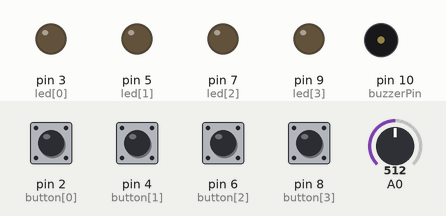
Recording of a sketch running on a simulated Arduino Uno, built with avr-gcc and run on an emulated ATmega328P. On the bench: output pins drawn as LEDs (lit = HIGH), buzzer (waves = sounding). Dashed ring = blinking. The test bench sets the inputs (shaded band); at power-on: pin 2 (button[0]), pin 4 (button[1]), pin 6 (button[2]), pin 8 (button[3]) HIGH, A0 = 512. Random numbers use the default seed unless the sketch sets one.

Above: at 3.5 s.
3.6 s: pin 8 (button[3]) pulled LOW for 0.15 s
At 3.72 s:
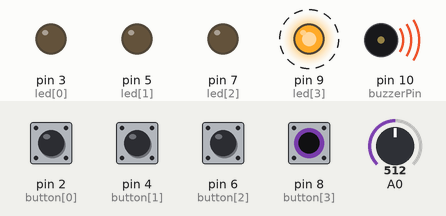
6.7 s: pin 8 (button[3]) pulled LOW for 1 s
At 8.9 s:
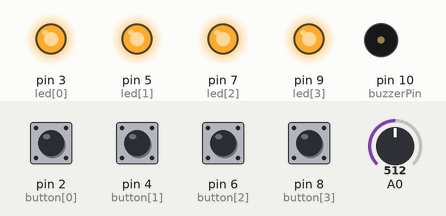
9.6 s: pin 2 (button[0]) pulled LOW for 0.15 s
At 10.55 s:
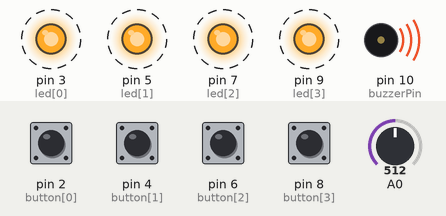
12.6 s: pin 2 (button[0]) pulled LOW for 1 s
Timing chart, 0 to 15.7 s (numbered marks = the images above; inputs shaded):
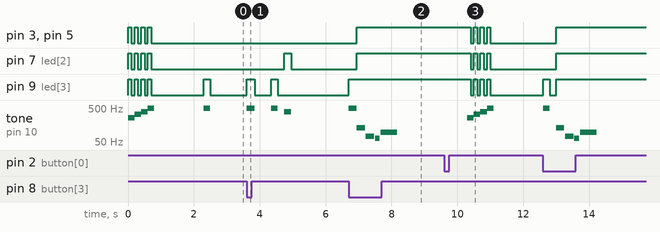

The sketch:

simon_says_game.ino
```cpp
int button[] = {2,4,6,8};   // Definição dos pinos dos botões.
int led[] = {3,5,7,9};      // Definição dos pinos dos LEDs.
int tones[] = {262, 330, 392, 494};  // Notas associadas a cada LED/botão.

int roundsToWin = 10;       // Número de rodadas que o jogador deve vencer para ganhar.
int buttonSequence[16];     // Array que armazenará a sequência de botões que o jogador deve seguir.

int buzzerPin = 10;         // Pino conectado ao buzzer.
int pressedButton = 4;      // Variável para armazenar o botão pressionado (4 indica que nenhum botão foi pressionado).
int roundCounter = 1;       // Contador de rodadas.

long startTime = 0;         // Armazena o tempo de início para controle de tempo.
long timeLimit = 2000;      // Tempo limite em milissegundos para pressionar um botão.

boolean gameStarted = false;  // Indica se o jogo já começou.

void setup(){
  // Configura os pinos dos botões como entrada com resistores de pull-up.
  pinMode(button[0], INPUT_PULLUP);
  pinMode(button[1], INPUT_PULLUP);
  pinMode(button[2], INPUT_PULLUP);
  pinMode(button[3], INPUT_PULLUP);

  // Configura os pinos dos LEDs como saída.
  pinMode(led[0], OUTPUT);
  pinMode(led[1], OUTPUT);
  pinMode(led[2], OUTPUT);
  pinMode(led[3], OUTPUT);

  pinMode(buzzerPin, OUTPUT);  // Configura o pino do buzzer como saída.
}

void loop(){
  if (gameStarted == false){    // Se o jogo ainda não começou.
    startSequence();            // Executa a sequência de início.
    roundCounter = 0;           // Reseta o contador de rodadas.
    delay(1500);                // Aguarda um segundo e meio.
    gameStarted = true;         // Marca o início do jogo.
  }

  // Cada rodada, começa piscando a sequência de botões a ser repetida.
  for(int i=0; i <= roundCounter; i++){   // Percorre o array até a rodada atual.
    flashLED(buttonSequence[i]);          // Acende o LED correspondente e toca o som.
    delay(200);                           // Aguarda.
    allLEDoff();                          // Apaga todos os LEDs.
    delay(200);
  }

  // O jogador deve repetir a sequência pressionando os botões corretos.
  for(int i=0; i <= roundCounter; i++){   // Para cada botão da sequência.
    startTime = millis();                 // Armazena o tempo de início.

    while(true){  // Loop até o jogador pressionar um botão ou o tempo acabar.

      pressedButton = buttonCheck();      // Verifica qual botão foi pressionado.

      if (pressedButton < 4){             // Se algum botão foi pressionado.
        flashLED(pressedButton);          // Acende o LED correspondente.

        if(pressedButton == buttonSequence[i]){   // Se o botão pressionado está correto.
          delay(250);                   // Mantém o LED aceso por um momento.
          allLEDoff();                  // Apaga todos os LEDs.
          break;                        // Sai do loop while e vai para o próximo botão.
        } else {                        // Se o botão pressionado está incorreto.
          loseSequence();               // Executa a sequência de perda.
          break;                        // Sai do loop while e reinicia o jogo.
        }
      } else {                          // Se nenhum botão foi pressionado.
        allLEDoff();                    // Apaga todos os LEDs.
      }

      // Verifica se o tempo limite foi excedido.
      if(millis() - startTime > timeLimit){   // Se o tempo limite for ultrapassado.
        loseSequence();                       // Executa a sequência de perda.
        break;                                // Sai do loop e reinicia o jogo.
      }
    }
  }

  roundCounter++;  // Aumenta o contador de rodadas.

  if (roundCounter >= roundsToWin){  // Se o jogador vencer todas as rodadas.
    winSequence();  // Executa a sequência de vitória.
  }

  delay(500);  // Espera meio segundo entre as rodadas.
}

//----------FUNÇÕES AUXILIARES------------

// Função que acende o LED e toca o som correspondente.
void flashLED (int ledNumber){
  digitalWrite(led[ledNumber], HIGH);  // Acende o LED.
  tone(buzzerPin, tones[ledNumber]);   // Toca o som.
}

// Função que apaga todos os LEDs.
void allLEDoff (){
  digitalWrite(led[0], LOW);
  digitalWrite(led[1], LOW);
  digitalWrite(led[2], LOW);
  digitalWrite(led[3], LOW);
  noTone(buzzerPin);  // Desliga o som.
}

// Função que verifica qual botão foi pressionado.
int buttonCheck(){
  if(digitalRead(button[0]) == LOW) return 0;  // Se o botão 0 foi pressionado.
  else if(digitalRead(button[1]) == LOW) return 1;  // Se o botão 1 foi pressionado.
  else if(digitalRead(button[2]) == LOW) return 2;  // Se o botão 2 foi pressionado.
  else if(digitalRead(button[3]) == LOW) return 3;  // Se o botão 3 foi pressionado.
  else return 4;  // Se nenhum botão foi pressionado.
}

// Função que executa a sequência de início.
void startSequence(){
  randomSeed(analogRead(A0));  // Inicializa o gerador de números aleatórios.

  for (int i=0;i<=roundsToWin;i++){
    buttonSequence[i] = round(random(0, 4));  // Gera uma sequência de números aleatórios de 0 a 3.
  }

  for(int i=0; i<=3; i++){
    tone(buzzerPin, tones[i], 200);  // Toca uma nota.

    // Acende todos os LEDs.
    digitalWrite(led[0], HIGH);
    digitalWrite(led[1], HIGH);
    digitalWrite(led[2], HIGH);
    digitalWrite(led[3], HIGH);

    delay(100);  // Aguarda um momento.

    // Apaga todos os LEDs.
    digitalWrite(led[0], LOW);
    digitalWrite(led[1], LOW);
    digitalWrite(led[2], LOW);
    digitalWrite(led[3], LOW);

    delay(100);  // Aguarda um momento.
  }
}

// Função que executa a sequência de vitória.
void winSequence(){
  // Acende todos os LEDs.
  for(int j=0; j<=3; j++){
    digitalWrite(led[j], HIGH);
  }

  // Toca uma melodia de vitória.
  tone(buzzerPin, 1318, 150);
  delay(175);
  tone(buzzerPin, 1567, 150);
  delay(175);
  tone(buzzerPin, 2637, 150);
  delay(175);
  tone(buzzerPin, 2093, 150);
  delay(175);
  tone(buzzerPin, 2349, 150);
  delay(175);
  tone(buzzerPin, 3135, 500);
  delay(500);

  // Espera até que um botão seja pressionado.
  do {
    pressedButton = buttonCheck();
  } while(pressedButton > 3);
  delay(100);

  gameStarted = false;  // Reseta o jogo para começar novamente.
}

// Função que executa a sequência de perda.
void loseSequence(){
  // Acende todos os LEDs.
  for(int j=0; j<=3; j++){
    digitalWrite(led[j], HIGH);
  }

  // Toca uma melodia de derrota.
  tone(buzzerPin, 130, 250);
  delay(275);
  tone(buzzerPin, 73, 250);
  delay(275);
  tone(buzzerPin, 65, 150);
  delay(175);
  tone(buzzerPin, 98, 500);
  delay(500);

  // Espera até que um botão seja pressionado.
  do {
    pressedButton = buttonCheck();
  } while(pressedButton > 3);
  delay(200);

  gameStarted = false;  // Reseta o jogo para começar novamente.
}
```

Measured:
- after the input at 9.6 s, pin 3 (led[0]), pin 5 (led[1]), pin 7 (led[2]), pin 9 (led[3]): alternates HIGH for 0.10 s and LOW for 0.10 s, 7 changes in all, then stays LOW, starting after 0.80 s; tone on pin 10 (buzzerPin): plays 262 Hz for 0.20 s, 330 Hz for 0.20 s, 392 Hz for 0.20 s, 494 Hz for 0.20 s, starting after 0.70 s
- by itself, pin 3 (led[0]), pin 5 (led[1]), pin 7 (led[2]): alternates HIGH for 0.10 s and LOW for 0.10 s, 8 changes in all, then stays LOW
- by itself, tone on pin 10 (buzzerPin): plays 262 Hz for 0.20 s, 330 Hz for 0.20 s, 392 Hz for 0.20 s, 494 Hz for 0.20 s, 494 Hz for 0.20 s
